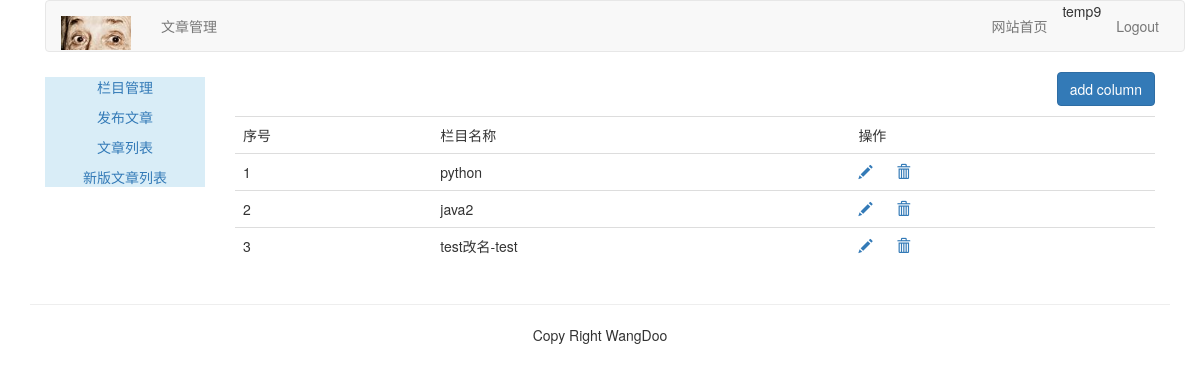
The page /article-column/article-column/ (signed in) on the database its author committed.
### article/models.py (models this page shows, shortened)
class ArticleColumn(models.Model):
	user = models.ForeignKey(User, related_name='article_column', on_delete=models.CASCADE)
	column = models.CharField(max_length=200)
	created = models.DateField(auto_now_add=True)

### article/views.py (the view, shortened to what this page needs)
# urls.py: path('article-column/', views.acrticle_column, name='article_column'),
@login_required(login_url='/account/login/')
@csrf_exempt
def acrticle_column(request):
	if request.method == "GET":
		columns = ArticleColumn.objects.filter(user=request.user)
		column_form = ArticleColumnForm()
		return render(request, "article/column/article_column.html", {"columns":columns, "column_form":column_form})

### templates/article/column/article_column.html (shortened to what this page needs)
{% extends "article/base.html" %}
{% load staticfiles %}
{% block content %}
<div>
	<p class="text-right"><button id="add_column" onclick="add_column()" class="btn btn-primary">add column</button></p>
	<table class="table table-hover">
		<tr>
			<td>序号</td>
			<td>栏目名称</td>
			<td>操作</td>
		</tr>
		{% for column in columns %}
		<tr>
			<td>{{ forloop.counter }}</td>
			<td>{{ column.column }}</td>
			<td>
				<a name="edit" href="javascript:" onclick="edit_column(this, {{ column.id }})"><span class="glyphicon glyphicon-pencil"></span></a>
				<a name="delete" href="javascript:" onclick="del_column(this, {{ column.id }})"><span class="glyphicon glyphicon-trash" style="margin-left:20px"></span></a>
			</td>
		</tr>
		{% empty %}
		<p>目前还没有栏目</p>
		{% endfor %}
	</table>
</div>
{% endblock %}

### templates/article/header.html
{% load staticfiles %}
<div class="container">
	<nav class="navbar navbar-default" role="navigation">
		<div class="navbar-header">
			<a class="navbar-brand" href="#" ><img src="{% static 'images/logo.png' %}" width="70px"></a>
		</div>
		<div>
			<ul class="nav navbar-nav" role="tablist">
				<li><a href="{% url 'article:article_column' %}">文章管理</a></li>
			</ul>
			<ul class="nav navbar-nav navbar-right" style="margin-right:10px">
				<li><a href="{% url 'blog:blog_title' %}">网站首页</a></li>
				<li><span>{{ user.username }}</span></li>
				<li><a href="{% url 'account:user_logout' %}">Logout</a></li>
			</ul>
		</div>
	</nav>
</div>

### rows shown on the page
ArticleColumn: column "python"
ArticleColumn: column "java2"
ArticleColumn: column "test改名-test"

### other values the page prints
{{ user.username }} "temp9"
